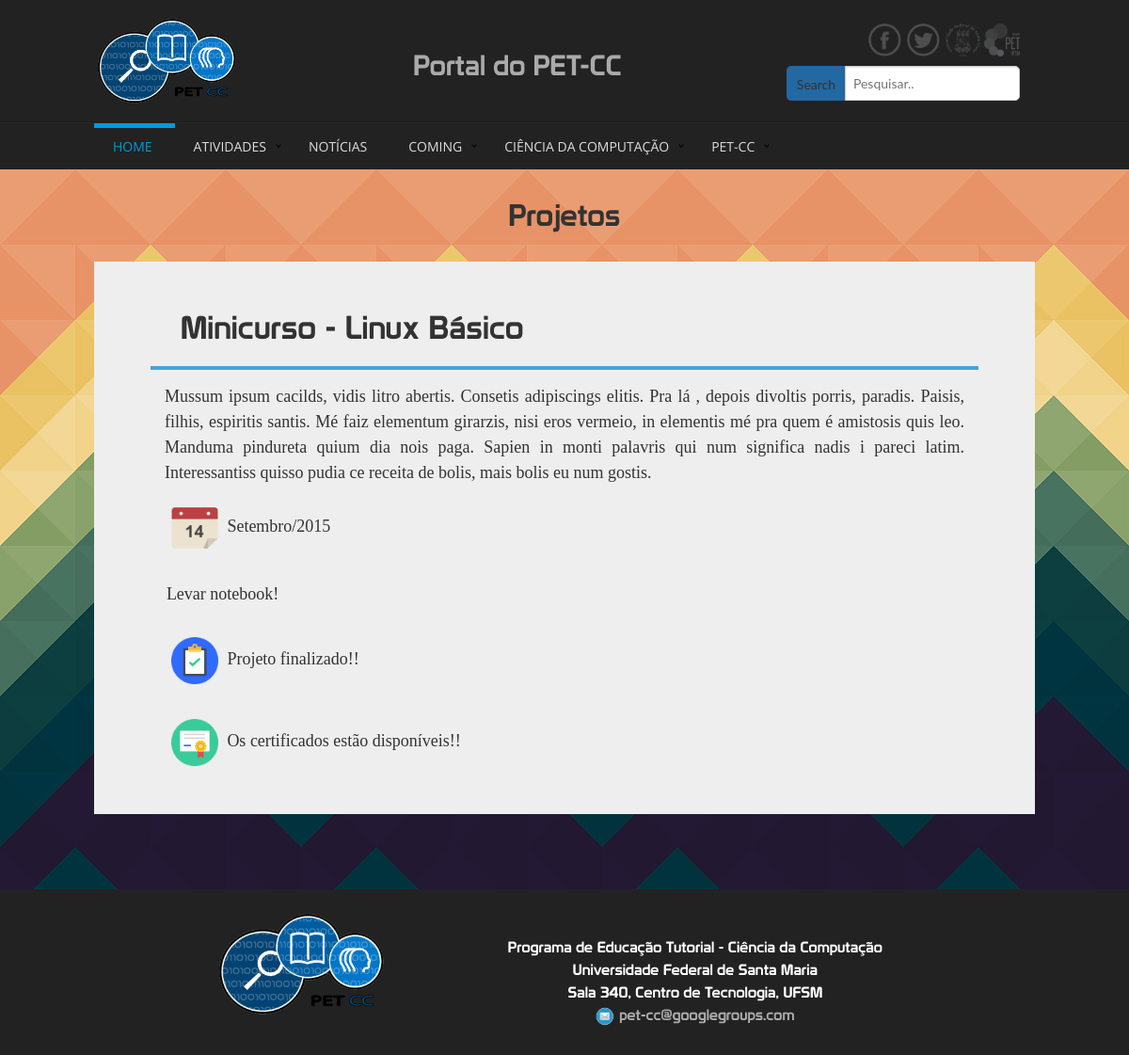
/projetos/2/, run on an earlier commit of the app's database.
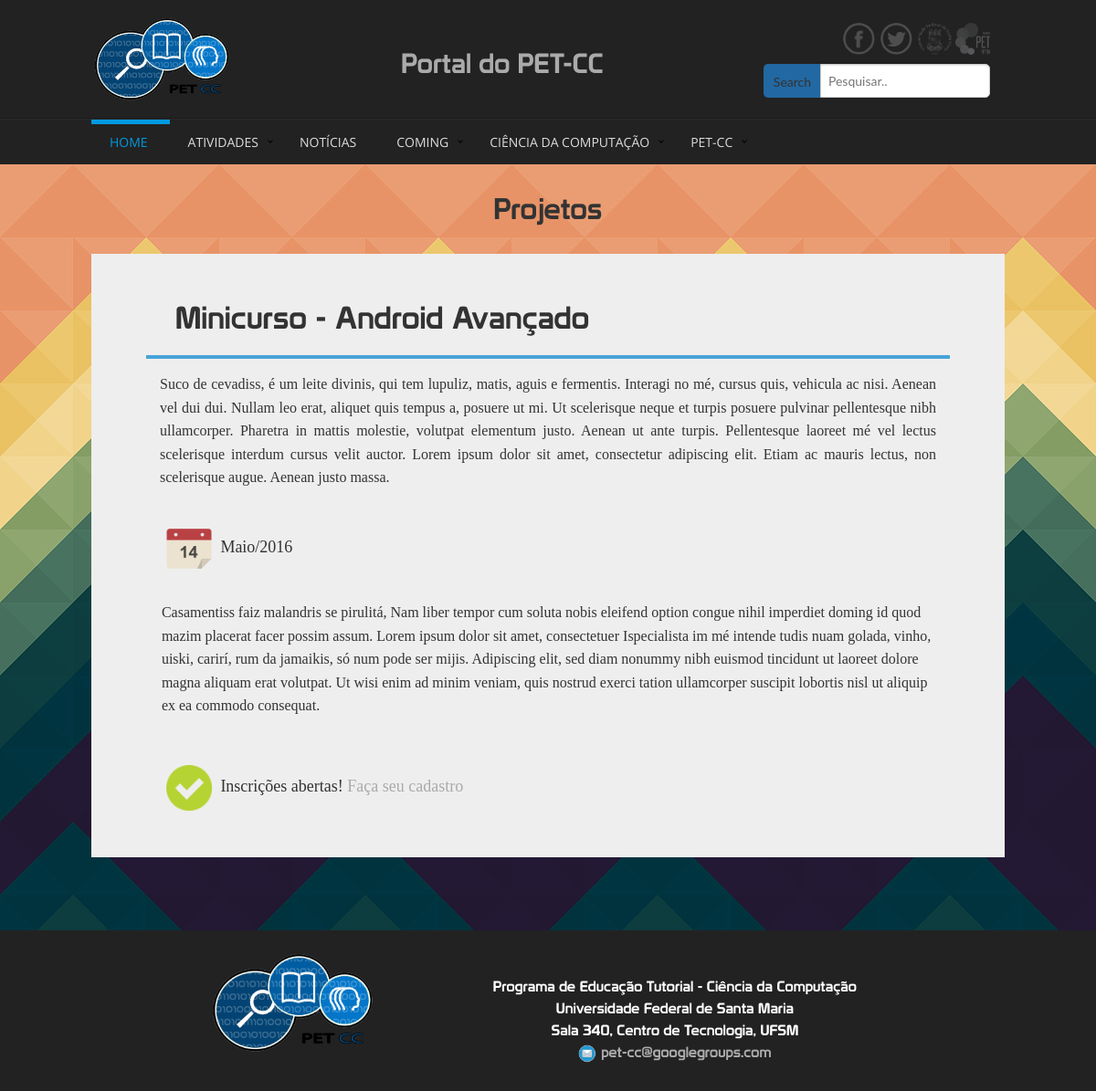
And on a later commit of the database.
### atividades/models.py (models this page shows, shortened)
class Atividade(models.Model):
    nome = models.CharField(max_length=150)
    carga = models.IntegerField()
    local = models.CharField(max_length=150, default="")
    slug = models.SlugField(max_length=100, blank=True, unique=True)
    data_inicial = models.DateField(
            default=datetime.now,
            blank=False
    )
    data_final = models.DateField(
            default=datetime.now,
            blank=False
    )
    hora_inicial = models.TimeField(
        default=datetime.now(),
        blank=False
    )
    hora_final = models.TimeField(
        default=datetime.now(),
        blank=False
    )
    data_definida = models.BooleanField(default=False)
    certificado_disponivel = models.BooleanField(default=False)
    inscricao_aberta = models.BooleanField(default=False)
    maximo_inscritos = models.IntegerField(default=30, blank=True)
    tipo = models.CharField(max_length=50, choices=(('MN', 'Minicurso'), ('PEC', 'PEC'), ('SEM', 'Seminario'),
                                                    ('TA', 'Topico de Apoio'), ('PESQ', 'Pesquisa'),
                                                    ('EX', 'Extensao'), ('OU', 'Outro')), default='OU')
    organizacao = models.CharField(max_length=100, default="PET - Ciência da Computação", blank=False, null=False)
    descricao = models.TextField()
    aviso = models.TextField(default="", blank=True)
    integrantes = models.CharField(max_length=150, blank=True, default="", help_text="Usar para projetos de pesquisa, "
                                                                                     "indicando os participantes do"
                                                                                     "projeto.")
    class Meta:
        ordering = ['-data_inicial']

### projetos/views.py (the view)
# urls.py: url(r'(?P<id>\d+)/$', views.projeto),
def projeto(request, id):
    prj = get_object_or_404(Atividade, id=id)
    return render(request, 'projetos/projeto.html', {'projeto': prj})

### atividades/templatetags/atividades_extra.py (called while the page is built)
@register.filter(name='minicurso_finalizado')
def minicurso_finalizado(value):
    hoje = date.today()
    if hoje > value:
        return True
    else:
        return False

@register.filter(name='tipomin')
def tipomin(value):
    return tipos[value]

### projetos/templates/projetos/projeto.html (shortened to what this page needs)
{% extends 'base/base.html' %}
{% load endless %}
{% load atividades_extra %}
{% block cabecalho %}
    {% include 'home/cabecalho.html' %}
{% endblock %}
{% block precorpo %}
	<div class="container text-center" style="padding-top:25px; padding-bottom:25px; color:#333; font-size:32px; font-family: 'Prototype">
		Projetos
    </div>
{% endblock %}
{% block corpo %}
<div class="container" style="color:#111; padding-bottom:30px;">
	<div class="medium-11 large-10 columns small-centered minicurso_antigo" >
			<div class="row" style=" padding:30px;">
				<div class="small-12 columns">
					<div class="small-12 columns minicurso_antigo" style="padding-bottom:16px; font-size:18px; font-family:'Trebuchet MS'">
						<div class="row m_titulo" style="font-size:34px;">
							<div class="small-12 columns prototype">
								{{projeto.tipo|tipomin}} - {{projeto.nome}}
							</div>
						</div>
						<div class="row">
							<hr class="linha bordaAzul">
						</div>
						<div class="row m_conteudo text-justify">
							{{projeto.descricao|safe}}
						</div>
						<div class="row">
							<div class="medium-12 columns">
								<img src="/media/img/icons/calendario.png" height="60" width="60" alt="" style="padding:5px;">
								{{projeto.data_inicial|date:"F/Y"}}
							</div>
						</div>
						<br>
						<div class="row">
							<div class="small-12 columns">
								{{projeto.aviso|safe}}
							</div>
						</div>
						{% if projeto.data_final|minicurso_finalizado %}
						<br>
						<div class="row">
							<div class="small-12 columns">
								<img src="/media/img/icons/finished.png" height="60" width="60" alt="" style="padding:5px;">
								Projeto finalizado!!
							</div>
						</div>
						{% endif %}
						{% if projeto.certificado_disponivel %}
						<br>
						<div class="row">
							<div class="small-12 columns">
								<img src="/media/img/icons/certificate.png" height="60" width="60" alt="" style="padding:5px;">
								Os certificados estão disponíveis!!
							</div>
						</div>
						{% endif %}
						{% if projeto.inscricao_aberta %}
						<br>
						<div class="row">
							<div class="small-12 columns">
								<img src="/media/img/icons/success.png" height="60" width="60" alt="" style="padding:5px;">
								Inscrições abertas! <a href="/minicursos/#insc" class="hover_black">Faça seu cadastro</a>
							</div>
						</div>
						{% endif %}
					</div>
				</div>
			</div>
	</div>
</div>
{% endblock %}
{% block rodape %}
    {% include 'home/rodape.html' %}
{% endblock %}

What changed in the data, as far as the page shows it:
changed Atividade "Minicurso": nome "Linux Básico" → "Android Avançado"; descricao "Mussum ipsum cacilds, vidis litro abertis. Consetis adipiscings elitis. Pra lá , depois divoltis porris, paradis. Paisis, filhis, espiritis santis. Mé faiz elementum girarzis, nisi eros vermeio, in elementis mé pra quem é amistosis quis leo. Manduma pindureta quium dia nois paga. Sapien in monti palavris qui num significa nadis i pareci latim. Interessantiss quisso pudia ce receita de bolis, mais bolis eu num gostis." → "Suco de cevadiss, é um leite divinis, qui tem lupuliz, matis, aguis e fermentis. Interagi no mé, cursus quis, vehicula ac nisi. Aenean vel dui dui. Nullam leo erat, aliquet quis tempus a, posuere ut mi. Ut scelerisque neque et turpis posuere pulvinar pellentesque nibh ullamcorper. Pharetra in mattis molestie, volutpat elementum justo. Aenean ut ante turpis. Pellentesque laoreet mé vel lectus scelerisque interdum cursus velit auctor. Lorem ipsum dolor sit amet, consectetur adipiscing elit. Etiam ac mauris lectus, non scelerisque augue. Aenean justo massa."; data_inicial "Setembro/2015" → "Maio/2016"; aviso "Levar notebook!" → "Casamentiss faiz malandris se pirulitá, Nam liber tempor cum soluta nobis eleifend option congue nihil imperdiet doming id quod mazim placerat facer possim assum. Lorem ipsum dolor sit amet, consectetuer Ispecialista im mé intende tudis nuam golada, vinho, uiski, carirí, rum da jamaikis, só num pode ser mijis. Adipiscing elit, sed diam nonummy nibh euismod tincidunt ut laoreet dolore magna aliquam erat volutpat. Ut wisi enim ad minim veniam, quis nostrud exerci tation ullamcorper suscipit lobortis nisl ut aliquip ex ea commodo consequat."; inscricao_aberta False → True (drawn); data_final "2015-10-14" → "2016-05-13" (drawn); certificado_disponivel True → False (drawn)
Also different on the page:
text no longer shown: "Projeto finalizado!! Os certificados estão disponíveis!!"
text now shown: "Inscrições abertas! Faça seu cadastro"
